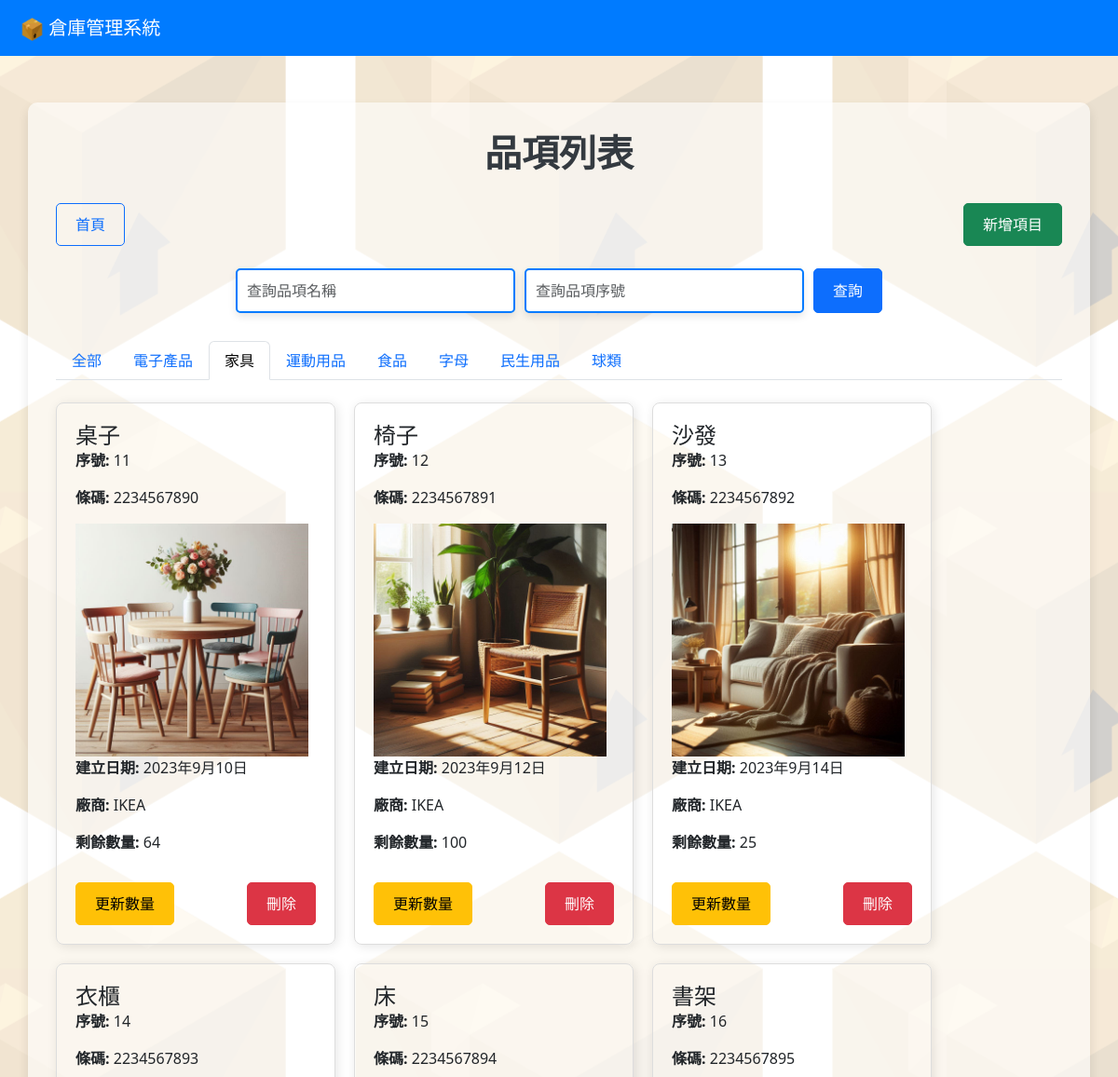
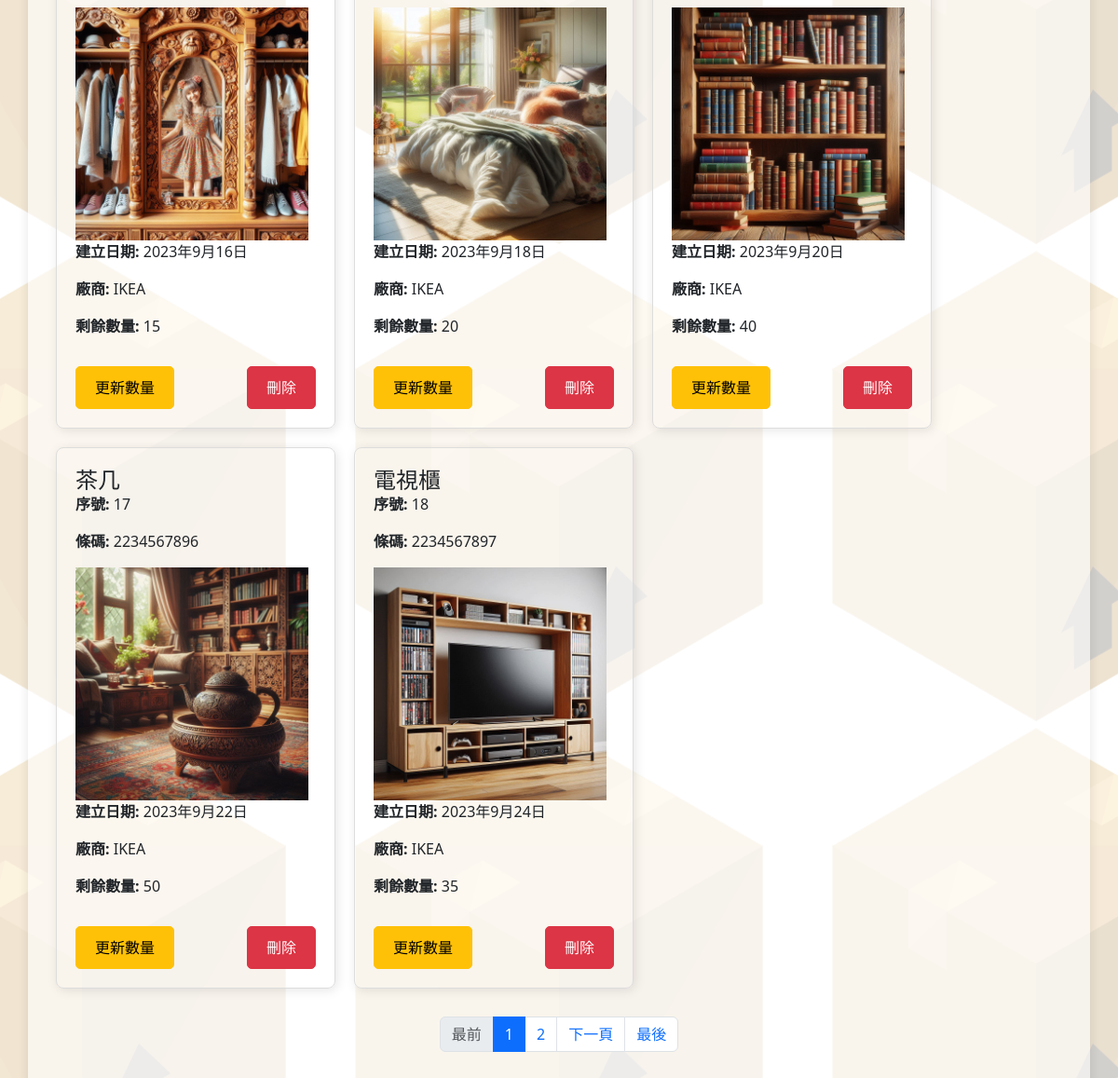
Page /products/?type=2&q=&r=&page=1 on the committed database (2 pictures, top to bottom).
### myapp/models.py (models this page shows, shortened)
class ProductType(models.Model):
    name = models.CharField(max_length=100)  # 類型名稱

class Product(models.Model):
    serial_number = models.AutoField(primary_key=True)  # 流水號，會自動遞增
    barcode = models.CharField(max_length=50, unique=True)
    product_name = models.CharField(max_length=100)  # 貨品名稱
    arrival_date = models.DateField(default=timezone.now)  # 進貨日期，預設為當前日期
    quantity = models.PositiveIntegerField()  # 貨品數量，必須為正整數
    product_type = models.ForeignKey(ProductType, on_delete=models.SET_NULL, null=True)  # 與類型關聯
    description = models.TextField(blank=True, null=True)  # 敘述，允許為空
    supplier = models.ForeignKey(Supplier, on_delete=models.SET_NULL, null=True)  # 與廠商關聯

class ProductImage(models.Model):
    product = models.ForeignKey('Product', related_name='images', on_delete=models.CASCADE)  # 與 Product 關聯
    image = models.ImageField(upload_to='images/')  # 圖片上傳路徑

class Supplier(models.Model):
    name = models.CharField(max_length=100)  # 廠商名稱
    contact_info = models.TextField(blank=True, null=True)  # 廠商聯絡資訊（選填）
    def __str__(self):
        return self.name

### myapp/views.py (the view)
# urls.py: path('products/', views.product_list, name='product_list'),
def product_list(request):
    query = request.GET.get('q')  # 獲取查詢參數（產品名稱）
    serial = request.GET.get('r')  # 獲取查詢參數（序號）
    product_type = request.GET.get('type')  # 獲取產品類型參數
    page_number = request.GET.get('page')  # 獲取當前頁碼
    if query:
        products = Product.objects.filter(product_name__icontains=query).prefetch_related('images').order_by('serial_number')
    elif serial:
        products = Product.objects.filter(serial_number__exact=serial).prefetch_related('images').order_by('serial_number')
    else:
        products = Product.objects.all().prefetch_related('images').order_by('serial_number')
    if product_type:
        products = products.filter(product_type__id=product_type).prefetch_related('images').order_by('serial_number')
    paginator = Paginator(products, 8)  # 每頁顯示 10 個產品
    page_obj = paginator.get_page(page_number)
    all_types = ProductType.objects.all()
    if product_type is None:
        product_type = 0
    product_type = int(product_type)
    print(type(product_type))
    print(int(product_type))
    context = {
        'products': page_obj.object_list,
        'is_paginated': paginator.num_pages > 1,
        'page_obj': page_obj,
        'all_types': all_types,  # 所有產品類型
        'selected_type': int(product_type)  # 當前選中的類型
    }
    return render(request, 'product_list.html', context)

### templates/product_list.html (shortened to what this page needs)
<!DOCTYPE html>
<html lang="en">
<head>
    {% load static %}
    <link rel="stylesheet" href="{% static 'css/bootstrap.min.css' %}"/>
</head>
<body>
    <nav class="navbar navbar-expand-lg navbar-custom">
        <div class="container-fluid">
            <a class="navbar-brand" href="{% url 'home' %}"><img src="{% static 'images/Box_ico.ico' %}" width="25px" height="25px">&nbsp;倉庫管理系統</a>
        </div>
    </nav>
    <div class='container'>
        <h1>品項列表</h1>
        <div class="d-flex justify-content-between mb-4">
            <a href="{% url 'home' %}" class='btn btn-outline-primary btn_custom'>首頁</a>
            <a href="{% url 'add_product' %}" class='btn btn-success btn_custom'>新增項目</a>
        </div>
        <form method="get" class="search-form" action="{% url 'product_list' %}?type={{ selected_type }}&q={{ request.GET.q }}&r={{ request.GET.r }}&page={{num}}">
            <input type="text" name="q" class="form-control" placeholder="查詢品項名稱" value="{{ request.GET.q }}">
            <input type="text" name="r" class="form-control" placeholder="查詢品項序號" value="{{ request.GET.r }}">
            <button type="submit" class="btn btn-primary btn_custom">查詢</button>
        </form>
        <ul class="nav nav-tabs" id="productTabs" role="tablist">
            <li class="nav-item" role="presentation">
                <a class="nav-link {% if selected_type == 0 %}active{% endif %}"
                href="?q={{ request.GET.q }}&r={{ request.GET.r }}&page=1"
                role="tab">
                    全部
                </a>
            </li>
            {% for product_type in all_types %}
                <li class="nav-item" role="presentation">
                    <a class="nav-link {% if  selected_type ==  product_type.id %}active{% endif %}"
                    href="?type={{ product_type.id }}&q={{ request.GET.q }}&r={{ request.GET.r }}&page=1"
                    role="tab">
                        {{ product_type.name }}
                    </a>
                </li>
            {% endfor %}
        </ul>
        <div class="mt-4">
            {% if products %}
            <div class="card-container">
                {% for product in products %}
                <div class="product-card">
                    <div class="card-header">
                        <h4>{{ product.product_name }}</h4>
                    </div>
                    <div class="card-body">
                        <p><strong>序號:</strong> {{ product.serial_number }}</p>
                        <p><strong>條碼:</strong> {{ product.barcode }}</p>
                        <div class="product-image">
                            {% if product.images.all %}
                            <img src="{{ product.images.first.image.url }}" alt="{{ product.product_name }}" width="250px" height="250px">
                            {% else %}
                            <p>無圖片</p>
                            {% endif %}
                        </div>
                        <p><strong>建立日期:</strong> {{ product.arrival_date }}</p>
                        <p><strong>廠商:</strong> {{ product.supplier }}</p>
                        <p><strong>剩餘數量:</strong> {{ product.quantity }}</p>
                    </div>
                    <div class="card-footer">
                        <a class="btn btn-warning btn_custom" href="{% url 'update_quantity' product.serial_number %}">更新數量</a>
                        <a href="{% url 'delete_product' product.serial_number %}" class='btn btn-danger btn_custom'>刪除</a>
                    </div>
                </div>
                {% endfor %}
            </div>
                {% if is_paginated %}
                <nav aria-label="Page navigation">
                    <ul class="pagination justify-content-center">
                        <li class="page-item {% if not page_obj.has_previous %}disabled{% endif %}">
                            {% if selected_type %}
                                <a class="page-link" href="?type={{ selected_type }}&q={{ request.GET.q }}&r={{ request.GET.r }}&page=1" tabindex="-1">最前</a>
                            {% else %}
                                <a class="page-link" href="?q={{ request.GET.q }}&r={{ request.GET.r }}&page=1" tabindex="-1">最前</a>
                            {%endif%}
                        </li>
                        {% for num in page_obj.paginator.page_range %}
                            <li class="page-item {% if page_obj.number == num %}active{% endif %}">
                                {% if selected_type %}
                                    <a class="page-link" href="?type={{ selected_type }}&q={{ request.GET.q }}&r={{ request.GET.r }}&page={{ num }}">{{ num }}</a>
                                {% else %}
                                    <a class="page-link" href="?q={{ request.GET.q }}&r={{ request.GET.r }}&page={{ num }}">{{ num }}</a>
                                {%endif%}
                            </li>
                        {% endfor %}
                        {% if page_obj.has_next %}
                            <li class="page-item">
                                {% if selected_type %}
                                    <a class="page-link" href="?type={{ selected_type }}&q={{ request.GET.q }}&r={{ request.GET.r }}&page={{ page_obj.next_page_number }}">下一頁</a>
                                {% else %}
                                    <a class="page-link" href="?q={{ request.GET.q }}&r={{ request.GET.r }}&page={{ page_obj.next_page_number }}">下一頁</a>
                                {%endif%}
                            </li>
                        {% endif %}
                        <li class="page-item {% if not page_obj.has_next %}disabled{% endif %}">
                            {% if selected_type %}
                                <a class="page-link" href="?type={{ selected_type }}&q={{ request.GET.q }}&r={{ request.GET.r }}&page={{ page_obj.paginator.num_pages }}">最後</a>
                            {% else %}
                                <a class="page-link" href="?q={{ request.GET.q }}&r={{ request.GET.r }}&page={{ page_obj.paginator.num_pages }}">最後</a>
                            {% endif %}
                        </li>
                    </ul>
                </nav>
                {% endif %}
            {% else %}
                <p>沒有符合條件的產品。</p>
            {% endif %}
        </div>
    </div>
</body>
</html>

### rows in the picture
ProductType: name "電子產品"
ProductType: name "家具"
ProductType: name "運動用品"
ProductType: name "食品"
ProductType: name "字母"
ProductType: name "民生用品"
ProductType: name "球類"
Product: product_name "桌子", serial_number "11", barcode "2234567890", images.first.image (picture), arrival_date "2023年9月10日", supplier "IKEA", quantity "64"
Product: product_name "椅子", serial_number "12", barcode "2234567891", images.first.image (picture), arrival_date "2023年9月12日", supplier "IKEA", quantity "100"
Product: product_name "沙發", serial_number "13", barcode "2234567892", images.first.image (picture), arrival_date "2023年9月14日", supplier "IKEA", quantity "25"
Product: product_name "衣櫃", serial_number "14", barcode "2234567893", images.first.image (picture), arrival_date "2023年9月16日", supplier "IKEA", quantity "15"
Product: product_name "床", serial_number "15", barcode "2234567894", images.first.image (picture), arrival_date "2023年9月18日", supplier "IKEA", quantity "20"
Product: product_name "書架", serial_number "16", barcode "2234567895", images.first.image (picture), arrival_date "2023年9月20日", supplier "IKEA", quantity "40"
Product: product_name "茶几", serial_number "17", barcode "2234567896", images.first.image (picture), arrival_date "2023年9月22日", supplier "IKEA", quantity "50"
Product: product_name "電視櫃", serial_number "18", barcode "2234567897", images.first.image (picture), arrival_date "2023年9月24日", supplier "IKEA", quantity "35"

### other values in the picture
{{ num }} "1" "2"
